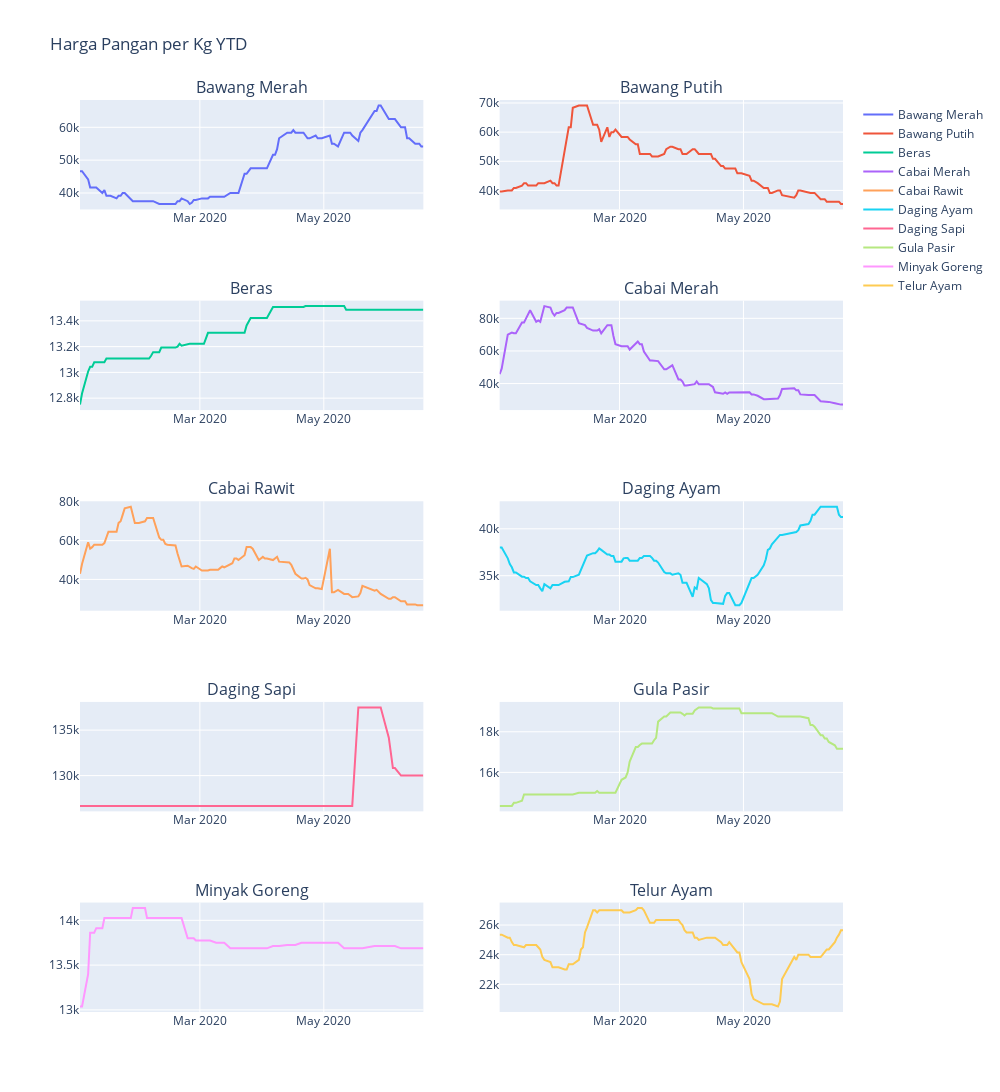

The notebook cell this image was saved under:
### Code cell
list_tipe_komoditas = df_agg_type.tipe_komoditas.unique()
col_count = 1
row_count = 1
fig = make_subplots(
    rows=5, cols=2,
    subplot_titles=tuple(list_tipe_komoditas))

for i in list_tipe_komoditas:
    dft = df_agg_type.query('tipe_komoditas == "{}"'.format(i))
    fig.add_trace(go.Scatter(x=dft.date, y=dft.value,name = i),
              row=row_count, col=col_count)
    col_count +=1
    if col_count>2 : 
        col_count = 1
        row_count +=1
        if row_count>5 :
            row_count = 1


fig.update_layout(height=1400, width=1000,
                  title_text="Harga Pangan per Kg YTD")

fig.show()
